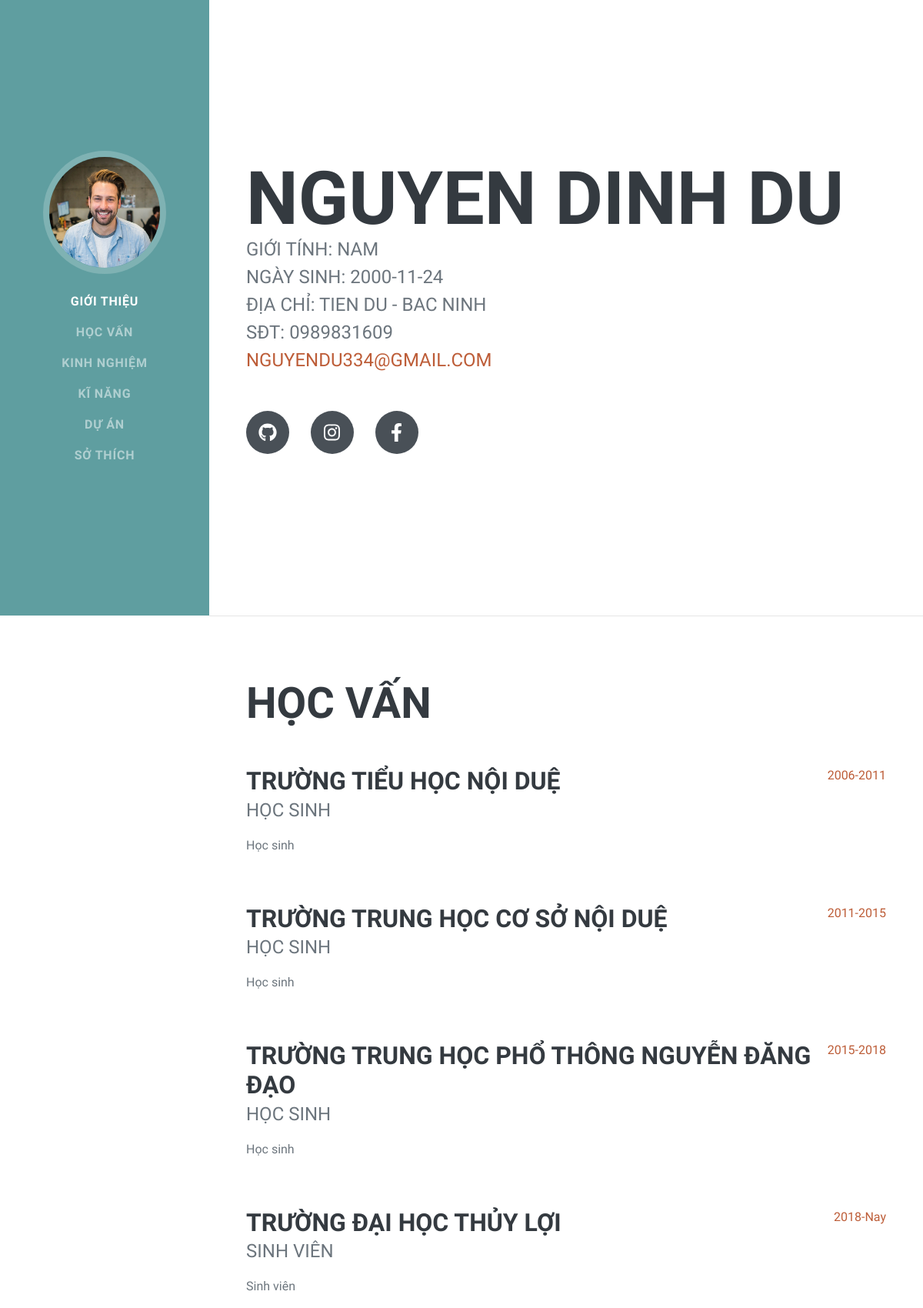
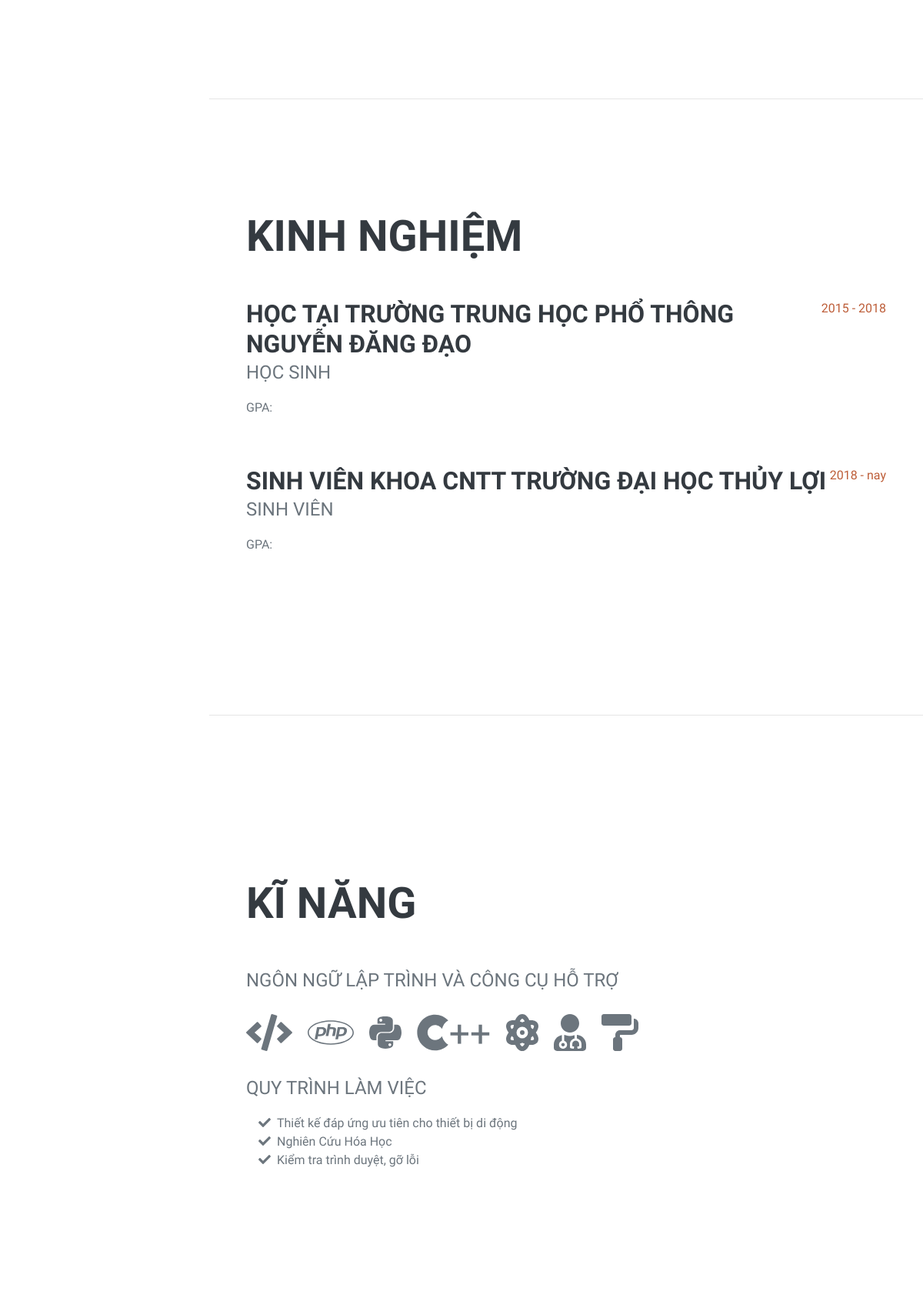
The page / (upper part) on the database its author committed (2 pictures, top to bottom).
### tables this page shows
CREATE TABLE `nguoidung` (
  `id` int(10) NOT NULL,
  `name` varchar(30) NOT NULL,
  `birthday` varchar(20) NOT NULL,
  `gender` varchar(30) NOT NULL,
  `congviec` varchar(30) NOT NULL,
  `phone` varchar(30) NOT NULL,
  `email` varchar(30) NOT NULL,
  `address` varchar(30) NOT NULL,
  `Facebook` varchar(30) NOT NULL,
  `img` varchar(255) NOT NULL
);

CREATE TABLE `hocvan` (
  `id` int(10) NOT NULL,
  `giaidoan` varchar(50) DEFAULT NULL,
  `text` varchar(255) DEFAULT NULL,
  `chucvu` varchar(255) NOT NULL,
  `congviec` varchar(255) NOT NULL
);

CREATE TABLE `kinhnghiem` (
  `id` int(10) NOT NULL,
  `date` varchar(30) NOT NULL,
  `kinhng` varchar(255) NOT NULL,
  `chucvu` varchar(255) NOT NULL,
  `congviec` varchar(255) NOT NULL,
  `diem` varchar(10) NOT NULL
);

CREATE TABLE `kinang` (
  `id` int(11) NOT NULL,
  `ngonngu` varchar(255) NOT NULL,
  `congviec` varchar(255) NOT NULL
);

### index.php (the view, shortened to what this page needs)
<!DOCTYPE html>
<html lang="en">
    <head>
        <link href="css/styles.css" rel="stylesheet" />
    </head>
    <body id="page-top">
        <nav class="navbar navbar-expand-lg navbar-dark bg-primary fixed-top" id="sideNav">
            <a class="navbar-brand js-scroll-trigger" href="#page-top">
                <span class="d-none d-lg-block"><img class="img-fluid img-profile rounded-circle mx-auto mb-2"
                        src="img/profile.jpg" alt></span>
            </a>
            <div class="collapse navbar-collapse" id="navbarSupportedContent">
                <ul class="navbar-nav">
                    <li class="nav-item"><a class="nav-link js-scroll-trigger" href="#about">Giới Thiệu</a></li>
                    <li class="nav-item"><a class="nav-link js-scroll-trigger" href="#experience">Học Vấn</a></li>
                    <li class="nav-item"><a class="nav-link js-scroll-trigger" href="#education">Kinh Nghiệm</a></li>
                    <li class="nav-item"><a class="nav-link js-scroll-trigger" href="#skills">Kĩ Năng</a></li>
                    <li class="nav-item"><a class="nav-link js-scroll-trigger" href="#interests">Dự Án</a></li>
                    <li class="nav-item"><a class="nav-link js-scroll-trigger" href="#awards">Sở Thích</a></li>
                </ul>
            </div>
        </nav>
        <div class="container-fluid p-0">
            <?php
        include('config/connect.php');
        $sql = "SELECT * FROM nguoidung";
        $query =mysqli_query($conn, $sql);
        $row = mysqli_fetch_array($query);
        ?>
            <section class="resume-section" id="about">
                <div class="resume-section-content">
                    <h1 class="mb-0">
                        <?php echo $row['name'];?>
                    </h1>
                    <div class="subheading mb-5">
                        <div class="add">Giới Tính: <?php echo $row['gender'];?></div>
                        <div class="add">Ngày Sinh: <?php echo $row['birthday'];?></div>
                        Địa Chỉ: <?php echo $row['address'];?>
                        <div class="add">SĐT: <?php echo $row['phone'];?></div>
                        <a href="mailto:nguyendu334@email.com"> <?php echo $row['email'];?></a>
                    </div>
                    <div class="social-icons">
                        <a class="social-icon" href="#"><i class="fab fa-github"></i></a>
                        <a class="social-icon" href="#"><i class="fab fa-instagram"></i></a>
                        <a class="social-icon" href="facebook.com/haha193"><i class="fab fa-facebook-f"></i></a>
                    </div>
                </div>
            </section>
            <hr class="m-0" />
            <section class="resume-section" id="experience">
                <div class="resume-section-content">
                    <h2 class="mb-5">Học Vấn</h2>
                    <?php
                    $sql_hv = "SELECT * FROM hocvan";
                    $query_hv=mysqli_query($conn,$sql_hv);
                   while($row_hv = mysqli_fetch_array($query_hv)) {
                ?>
                    <div class="d-flex flex-column flex-md-row justify-content-between mb-5">
                        <div class="flex-grow-1">
                            <h3 class="mb-0"><?php echo $row_hv['text']; ?></h3>
                            <div class="subheading mb-3"><?php echo $row_hv['chucvu']; ?></div>
                            <p><?php echo $row_hv['congviec']; ?></p>
                        </div>
                        <div class="flex-shrink-0"><span class="text-primary"><?php echo $row_hv['giaidoan']; ?></span>
                        </div>
                    </div>
                    <?php } ?>
                </div>
            </section>
            <hr class="m-0" />
            <section class="resume-section" id="education">
                <div class="resume-section-content">
                    <h2 class="mb-5">Kinh Nghiệm</h2>
                    <?php
                    $sql_kn = "SELECT * FROM kinhnghiem";
                    $query_kn=mysqli_query($conn,$sql_kn);
                   while($row_kn = mysqli_fetch_array($query_kn)) {
                ?>
                    <div class="d-flex flex-column flex-md-row justify-content-between mb-5">
                        <div class="flex-grow-1">
                            <h3 class="mb-0"><?php echo $row_kn['kinhng']; ?></h3>
                            <div class="subheading mb-3"><?php echo $row_kn['chucvu']; ?></div>
                            <p>GPA: <?php echo $row_kn['diem']; ?></p>
                        </div>
                        <div class="flex-shrink-0"><span class="text-primary"><?php echo $row_kn['date']; ?></span>
                        </div>
                    </div>
                    <?php } ?>
                </div>
            </section>
            <hr class="m-0" />
            <section class="resume-section" id="skills">
                <div class="resume-section-content">
                    <h2 class="mb-5">Kĩ Năng</h2>
                    <div class="subheading mb-3">Ngôn ngữ lập trình và công cụ hỗ trợ</div>
                    <ul class="list-inline dev-icons">
                        <li class="list-inline-item"><i class="fas fa-code"></i></li>
                        <li class="list-inline-item"><i class="fab fa-php"></i></li>
                        <li class="list-inline-item"><i class="fab fa-python"></i></li>
                        <li class="list-inline-item"><i class="fab fa-cuttlefish"></i>++</li>
                        <li class="list-inline-item"><i class="fas fa-atom"></i></li>
                        <li class="list-inline-item"><i class="fas fa-user-md"></i></li>
                        <li class="list-inline-item"><i class="fas fa-paint-roller"></i></li>
                    </ul>
                    <div class="subheading mb-3">Quy Trình Làm Việc</div>
                    <ul class="fa-ul mb-0">
                        <?php
                $sql_kng = "SELECT * FROM kinang";
                $query_kng = mysqli_query($conn, $sql_kng);
                while($row_kng=mysqli_fetch_array($query_kng)){
                ?>
                        <li>
                            <span class="fa-li"><i class="fas fa-check"></i></span> <?php echo $row_kng['congviec']; ?>
                        </li>
                        <?php } ?>
                    </ul>
                </div>
            </section>
        </div>
    </body>
</html>

### rows shown on the page
nguoidung: name "NGUYEN DINH DU", gender "NAM", birthday "2000-11-24", address "TIEN DU - BAC NINH", phone "0989831609", email "NGUYENDU334@GMAIL.COM"
hocvan: text "TRƯỜNG TIỂU HỌC NỘI DUỆ", chucvu "HỌC SINH", congviec "Học sinh", giaidoan "2006-2011"
hocvan: text "TRƯỜNG TRUNG HỌC CƠ SỞ NỘI DUỆ", chucvu "HỌC SINH", congviec "Học sinh", giaidoan "2011-2015"
hocvan: text "TRƯỜNG TRUNG HỌC PHỔ THÔNG NGUYỄN ĐĂNG ĐẠO", chucvu "HỌC SINH", congviec "Học sinh", giaidoan "2015-2018"
hocvan: text "TRƯỜNG ĐẠI HỌC THỦY LỢI", chucvu "SINH VIÊN", congviec "Sinh viên", giaidoan "2018-Nay"
kinhnghiem: kinhng "HỌC TẠI TRƯỜNG TRUNG HỌC PHỔ THÔNG NGUYỄN ĐĂNG ĐẠO", chucvu "HỌC SINH", date "2015 - 2018"
kinhnghiem: kinhng "SINH VIÊN KHOA CNTT TRƯỜNG ĐẠI HỌC THỦY LỢI", chucvu "SINH VIÊN", date "2018 - nay"
kinang: congviec "Thiết kế đáp ứng ưu tiên cho thiết bị di động"
kinang: congviec "Nghiên Cứu Hóa Học"
kinang: congviec "Kiểm tra trình duyệt, gỡ lỗi"
